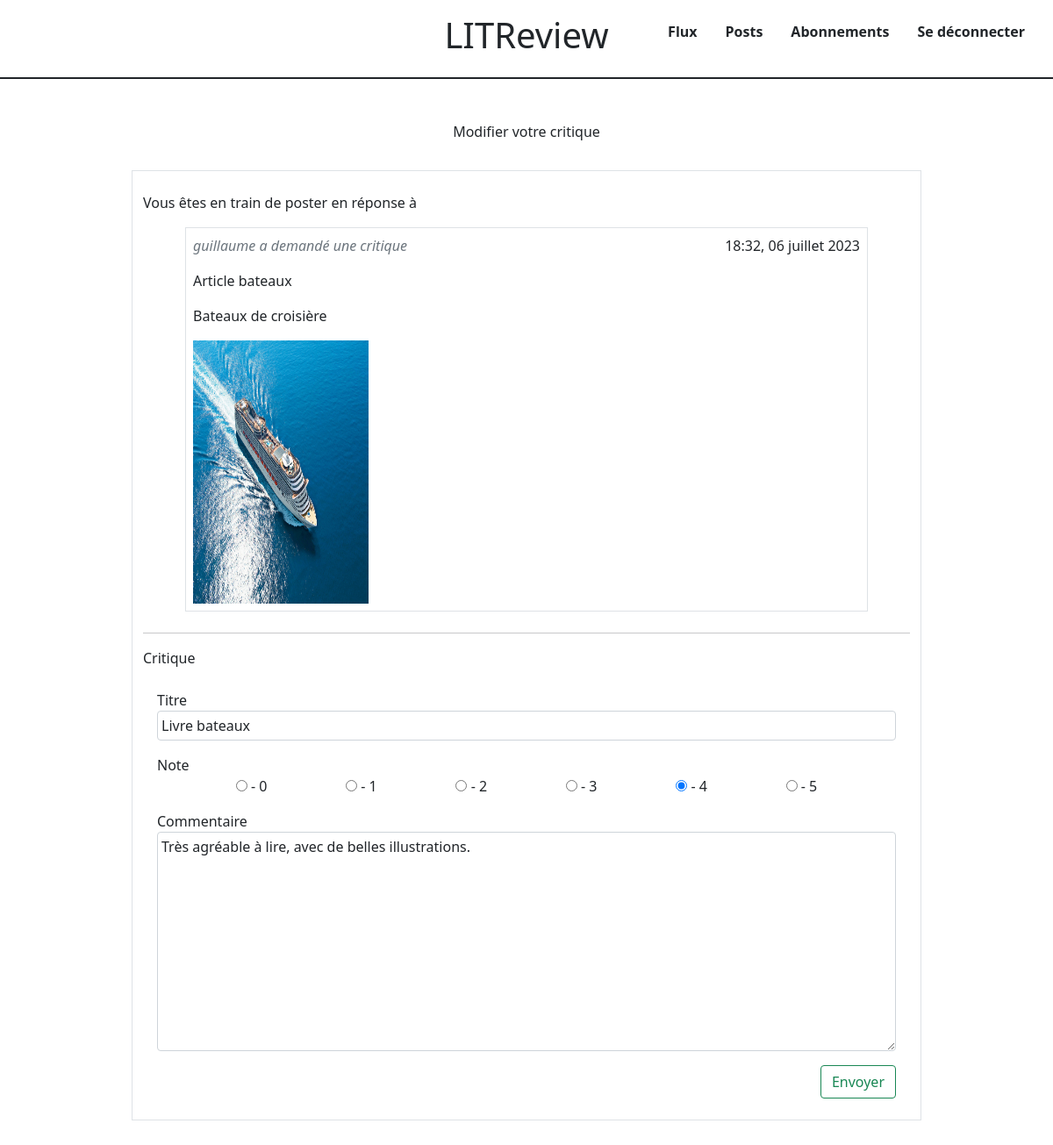
The page /review/2/update (signed in) on the database as committed earlier.
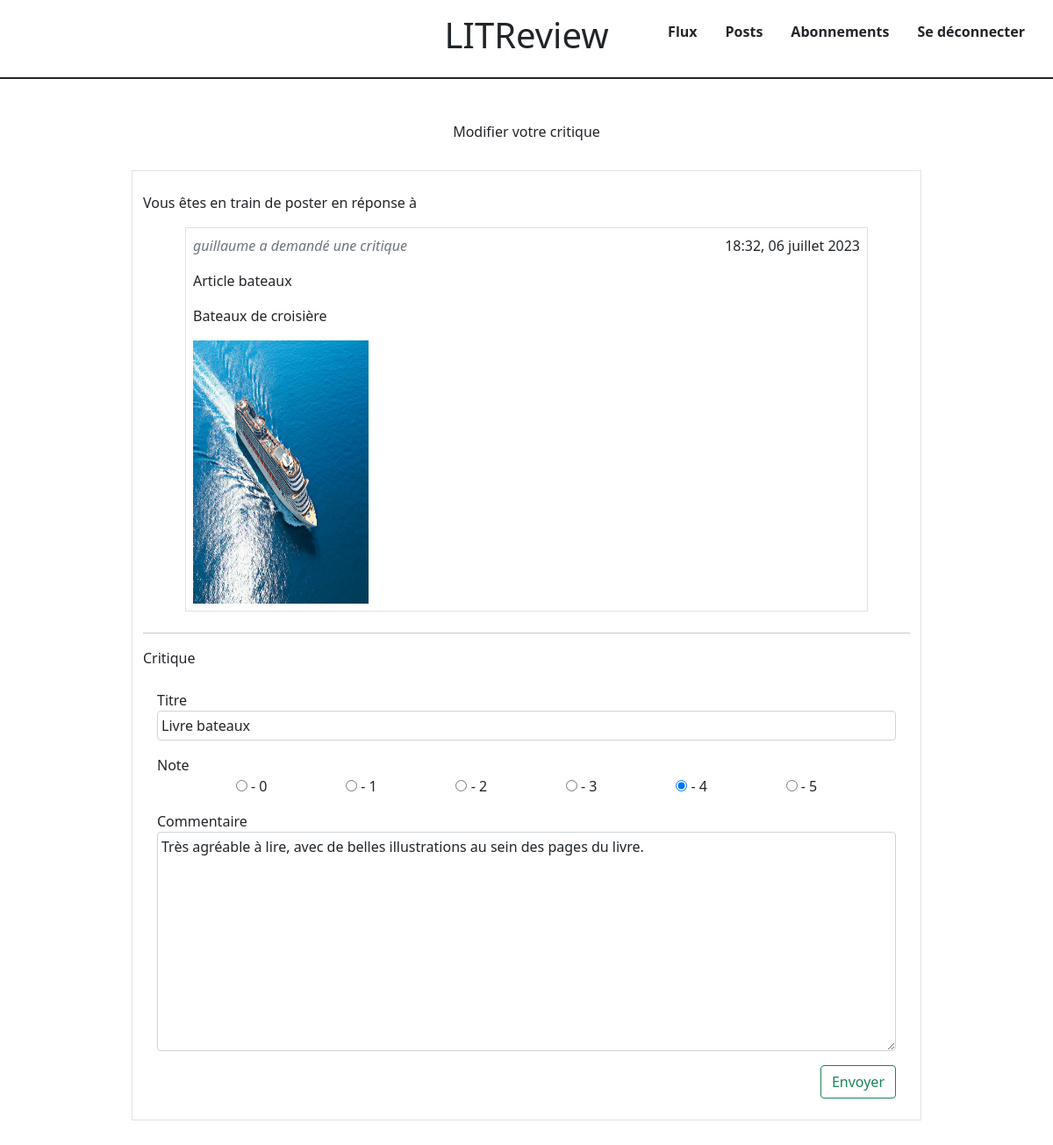
The same page on the database as committed later.
### app1/models.py (models this page shows)
class Review(models.Model):
    ticket = models.ForeignKey(to=Ticket, on_delete=models.CASCADE)
    rating = models.PositiveSmallIntegerField(
        validators=[MinValueValidator(0), MaxValueValidator(5)],
        verbose_name="Note",
    )
    headline = models.CharField(max_length=128, verbose_name="Titre")
    body = models.TextField(max_length=8192, blank=True, verbose_name="Commentaire")
    user = models.ForeignKey(to=settings.AUTH_USER_MODEL, on_delete=models.CASCADE)
    time_created = models.DateTimeField(auto_now=True)

### app1/views.py (the view)
# urls.py: path('review/<int:review_id>/update', update_review, name='update_review'),
@login_required
def update_review(request, review_id):
    context = {}
    review = get_object_or_404(Review, id=review_id)
    context["form"] = ReviewForm(instance=review)
    if request.method == "POST":
        update_form = ReviewForm(request.POST, instance=review)
        if update_form.is_valid():
            update_form.save()
            messages.success(request, "Votre ticket est modifié.")
            return redirect("posts")
    context["review"] = review
    return render(request, "app1/update_review.html", context=context)

### app1/forms.py
class ReviewForm(forms.ModelForm):
    class Meta:
        model = Review
        fields = ["headline", "rating", "body"]

### app1/templatetags/myfilters.py (called while the page is built)
@register.filter()
def addclass(value, class_name):
    return value.as_widget(attrs={"class": class_name})

@register.filter(is_safe=True)
def convert_to_radio_btns(value):
    content = ""
    for i in range(6):
        print("ze", i)
        checked = ""
        if value == i:
            checked = "checked"
        content += (
            '<div><input type="radio" value="'
            + str(i)
            + '" name="rating" id="'
            + str(i)
            + '" '
            + checked
            + '> <label for="'
            + str(i)
            + '"> - '
            + str(i)
            + "</label></div>"
        )
    return mark_safe(content)

### templates/app1/update_review.html (shortened to what this page needs)
{% extends 'base.html' %}
{% block content %}
    <p class="text-center pt-5 pb-3">Modifier votre critique</p>
    <div class="container w-75 border mb-5">
        {% include 'app1/partials/create_update_review_content.html' with ticket=review.ticket %}
        <hr>
        <div>
            Critique
            <form class="my-4 mx-3" action="{% url 'update_review' review.id %}" method="post" enctype="multipart/form-data"> {% csrf_token %}
                {% include 'app1/partials/form_review_with_radio_ratings.html' with form=form %}
                <div class="d-flex justify-content-end">
                <button class="btn btn-outline-success" type="submit">Envoyer</button>
                    </div>
            </form>
        </div>
    </div>
{% endblock %}

### templates/app1/partials/form_review_with_radio_ratings.html
{% load myfilters %}
{% for field in form %}
    {{ field.label }}
    {% if field.name == 'rating' %}
        <div class="d-flex justify-content-evenly mb-3">
            {{field.value|convert_to_radio_btns}}
        </div>
    {% else %}
        {{ field|addclass:'form-control mx-0 mb-3 p-1' }}
    {% endif %}
{% endfor %}

Rows that differ between the two databases and show on the page:
changed Review "Livre bateaux": body "Très agréable à lire, avec de belles illustrations." → "Très agréable à lire, avec de belles illustrations au sein des pages du livre."
